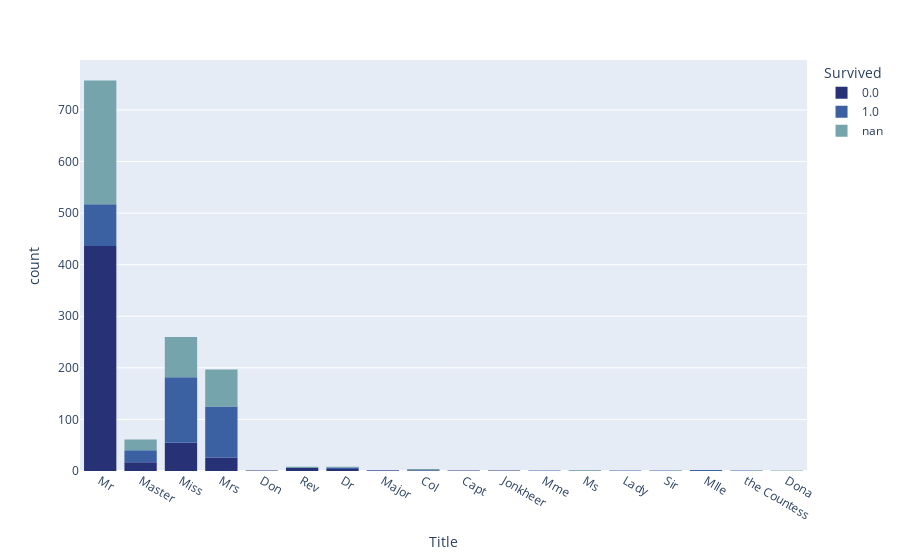

Notebook cell for this chart:
### Code cell
dfplt = df.copy(deep=True)
dfplt["Survived"] = dfplt["Survived"].astype(str)
fig = px.histogram(dfplt, x="Title",color="Survived",color_discrete_sequence=cm)
fig.show()

### Figure 1 — Plotly figure (JSON) as saved in the notebook; plotly's stock layout.template omitted (floating-point values rounded to 4 significant figures; data arrays with more than 128 entries replaced by an {"elided": "..."} marker saying what was removed)
{"data": [{"bingroup": "x", "hovertemplate": "Survived=0.0<br>Title=%{x}<br>count=%{y}<extra></extra>", "legendgroup": "0.0", "marker": {"color": "#273176", "pattern": {"shape": ""}}, "name": "0.0", "orientation": "v", "showlegend": true, "x": {"elided": "549 str values"}, "xaxis": "x", "yaxis": "y", "type": "histogram"}, {"bingroup": "x", "hovertemplate": "Survived=1.0<br>Title=%{x}<br>count=%{y}<extra></extra>", "legendgroup": "1.0", "marker": {"color": "#3B61A3", "pattern": {"shape": ""}}, "name": "1.0", "orientation": "v", "showlegend": true, "x": {"elided": "342 str values"}, "xaxis": "x", "yaxis": "y", "type": "histogram"}, {"bingroup": "x", "hovertemplate": "Survived=nan<br>Title=%{x}<br>count=%{y}<extra></extra>", "legendgroup": "nan", "marker": {"color": "#76A4AC", "pattern": {"shape": ""}}, "name": "nan", "orientation": "v", "showlegend": true, "x": {"elided": "418 str values"}, "xaxis": "x", "yaxis": "y", "type": "histogram"}], "layout": {"xaxis": {"anchor": "y", "domain": [0.0, 1.0], "title": {"text": "Title"}}, "yaxis": {"anchor": "x", "domain": [0.0, 1.0], "title": {"text": "count"}}, "legend": {"title": {"text": "Survived"}, "tracegroupgap": 0}, "margin": {"t": 60}, "barmode": "relative"}}
